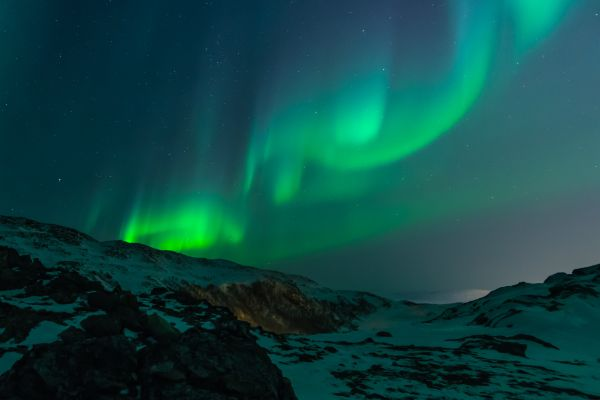
#> input picture modules/imageProcessing/testImage.png, 600 x 400 px
$ python intro.py
#> lines starting #> are read from the running program, lines starting #| are printed output that depends on the picture
from scipy import misc
import matplotlib.pyplot, numpy

# [15 lines of commented-out code are left out]
import matplotlib.image
# [71 lines of commented-out code are left out]
img = matplotlib.image.imread('testImage.png')[20:150, 210:490]
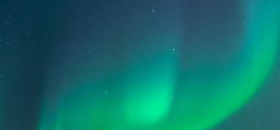
#> img: shape (130, 280, 3) float32; mean R, G, B 0.0665, 0.43, 0.413
matplotlib.pyplot.axis("off")
matplotlib.pyplot.imshow(img)
matplotlib.pyplot.show()
